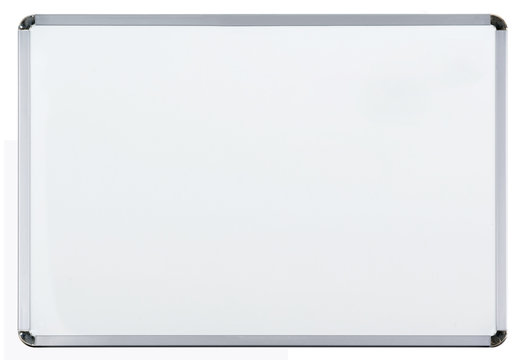
#> input picture data/whiteboard.jpg, 525 x 360 px
$ python drawing.py
#> lines starting #> are read from the running program, lines starting #| are printed output that depends on the picture
import os
import cv2

img=cv2.imread(os.path.join(".","data","whiteboard.jpg"))
#> img is the input picture: shape (360, 525, 3); mean B, G, R 237.6, 234.9, 232.7
print(img.shape)
#| (360, 525, 3)
#line
cv2.line(img,(100,100),(300,200),(0,0,255),2)


#rectange
#upperleft and bottom right crner as coordinates
cv2.rectangle(img,(90,100),(400,300),(255,0,0),3)

#circle
cv2.circle(img,(150,250),100,(0,255,0),4)

#text

cv2.putText(img,"hello there",(200,300),6,2.0,(0,0,255),6)
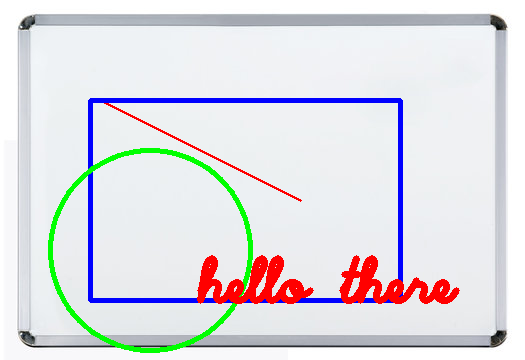
#> img: shape (360, 525, 3); mean B, G, R 226.8, 222.6, 224.2


cv2.imshow("whiteboard",img)
cv2.waitKey(0)

$ run again, with data/bird group.jpg copied over data/whiteboard.jpg
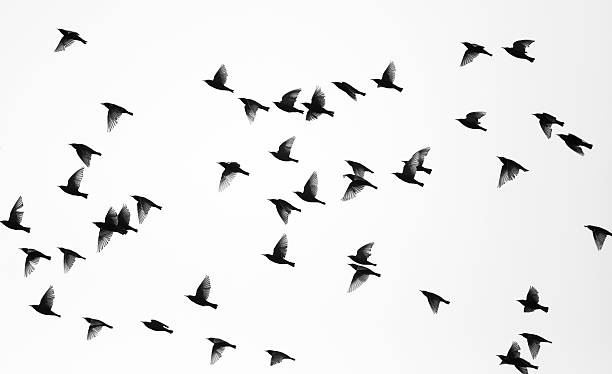
#> input picture data/bird group.jpg, 612 x 374 px
#> img is the input picture: shape (374, 612, 3); min 0, max 255, mean 236.2
#| (374, 612, 3)
#> `cv2.putText(img,"hello there",(200,300),6,2.0,(0,0,255),6)`:
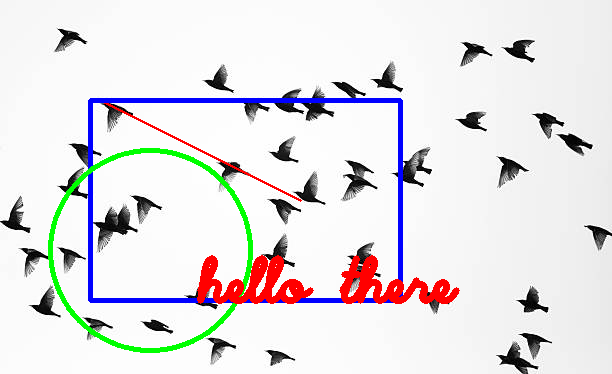
#> img: shape (374, 612, 3); mean B, G, R 227.9, 226.4, 229.5
